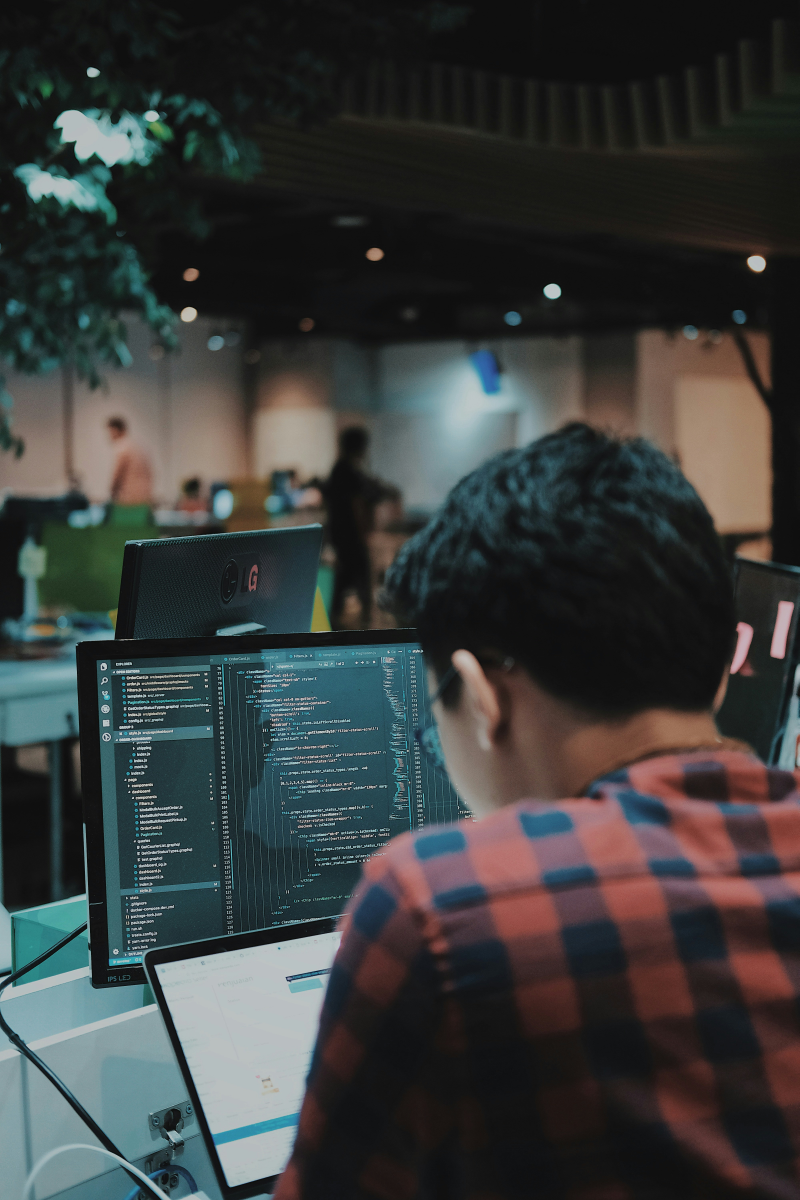
#> input picture MultiProcessing/photo-1549692520-acc6669e2f0c.jpg, 3996 x 6000 px (shown at 1/5 size); the run also reads 1 picture not shown here
$ python process_images.py
#> lines starting #> are read from the running program, lines starting #| are printed output that depends on the picture
import time
import concurrent.futures
from PIL import Image, ImageFilter

img_names = [
    'photo-1549692520-acc6669e2f0c.jpg',
    'photo-1550439062-609e1531270e.jpg',
    'photo-1493976040374-85c8e12f0c0e.jpg',
    'photo-1504198453319-5ce911bafcde.jpg',
    'photo-1516117172878-fd2c41f4a759.jpg',
    'photo-1516972810927-80185027ca84.jpg',
    'photo-1522364723953-452d3431c267.jpg',
    'photo-1524429656589-6633a470097c.jpg',
    'photo-1530122037265-a5f1f91d3b99.jpg',
    'photo-1530224264768-7ff8c1789d79.jpg',
    'photo-1532009324734-20a7a5813719.jpg',
    'photo-1541698444083-023c97d3f4b6.jpg',
    'photo-1564135624576-c5c88640f235.jpg'
]

t1 = time.perf_counter()

size = (1200, 1200)


def process_image(img_name):
#> called with img_name = 'photo-1549692520-acc6669e2f0c.jpg'
    img = Image.open(img_name)
#> img is the input picture: PIL image 3996x6000 RGB; mean R, G, B 57, 60, 59.4

    img = img.filter(ImageFilter.GaussianBlur(15))

    img.thumbnail(size)
#> img: PIL image 799x1200 RGB
    img.save(f'processed/{img_name}')
    print(f'{img_name} was processed...')


if __name__ == '__main__':
    with concurrent.futures.ThreadPoolExecutor() as executor:
        executor.map(process_image, img_names)
#> call 2 of process_image, with img_name = 'photo-1550439062-609e1531270e.jpg'
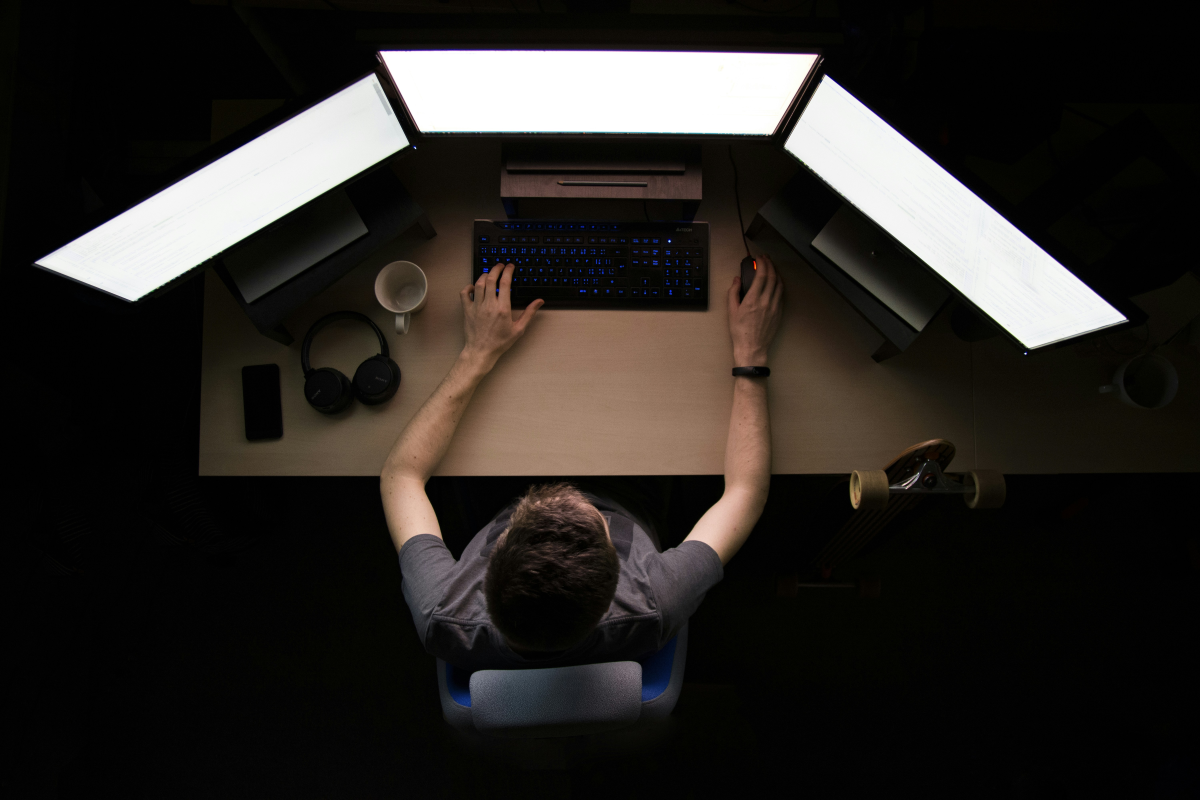
#> input picture MultiProcessing/photo-1550439062-609e1531270e.jpg, 6000 x 4000 px (shown at 1/5 size)
#> in process_image, img is the input picture: PIL image 6000x4000 RGB; mean R, G, B 44.3, 40.8, 37.5
#> call 3 of process_image, with img_name = 'photo-1493976040374-85c8e12f0c0e.jpg'
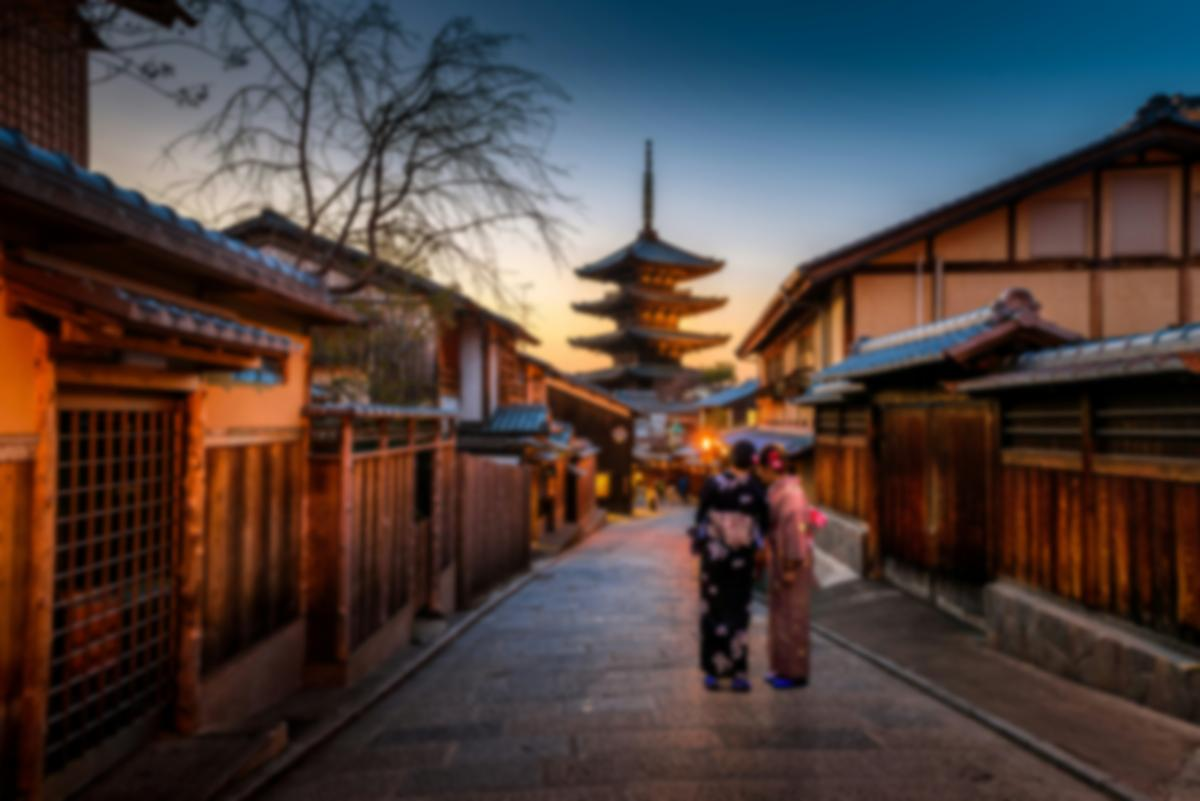
#> input picture MultiProcessing/processed/photo-1493976040374-85c8e12f0c0e.jpg, 1200 x 801 px, found by its file name
#> in process_image, img is the input picture: PIL image 1200x801 RGB; mean R, G, B 77.6, 64.8, 61.9
#> call 4 of process_image, with img_name = 'photo-1504198453319-5ce911bafcde.jpg'
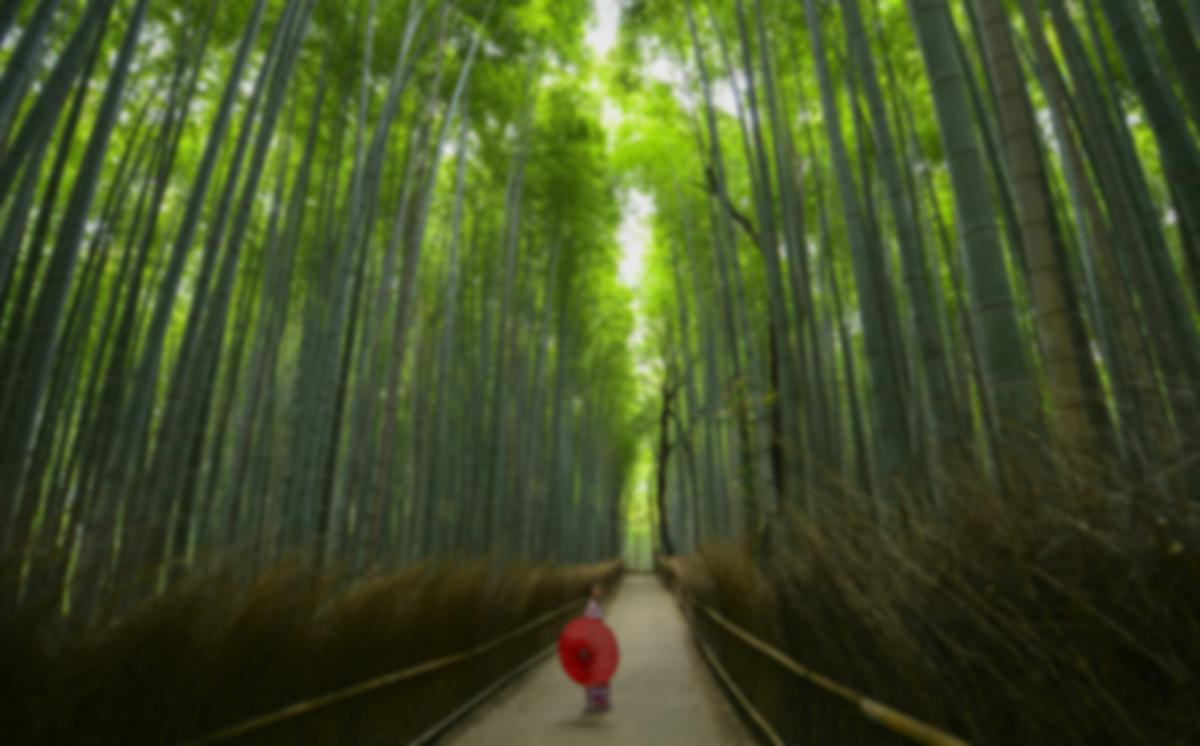
#> input picture MultiProcessing/processed/photo-1504198453319-5ce911bafcde.jpg, 1200 x 746 px, found by its file name
#> in process_image, img is the input picture: PIL image 1200x746 RGB; mean R, G, B 66.2, 78.2, 38.8
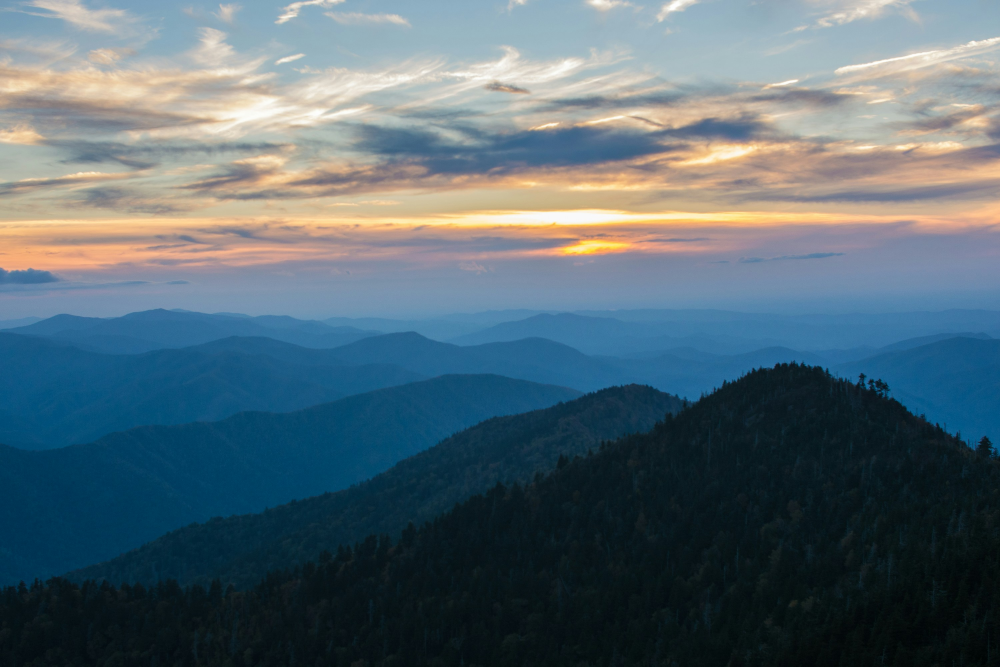
#> input picture MultiProcessing/photo-1516117172878-fd2c41f4a759.jpg, 3000 x 2000 px (shown at 1/3 size)
#> in process_image, img is the input picture: PIL image 3000x2000 RGB; mean R, G, B 86.7, 105.4, 114.9
#> in process_image (call 6), `img = img.filter(ImageFilter.GaussianBlur(15))`:
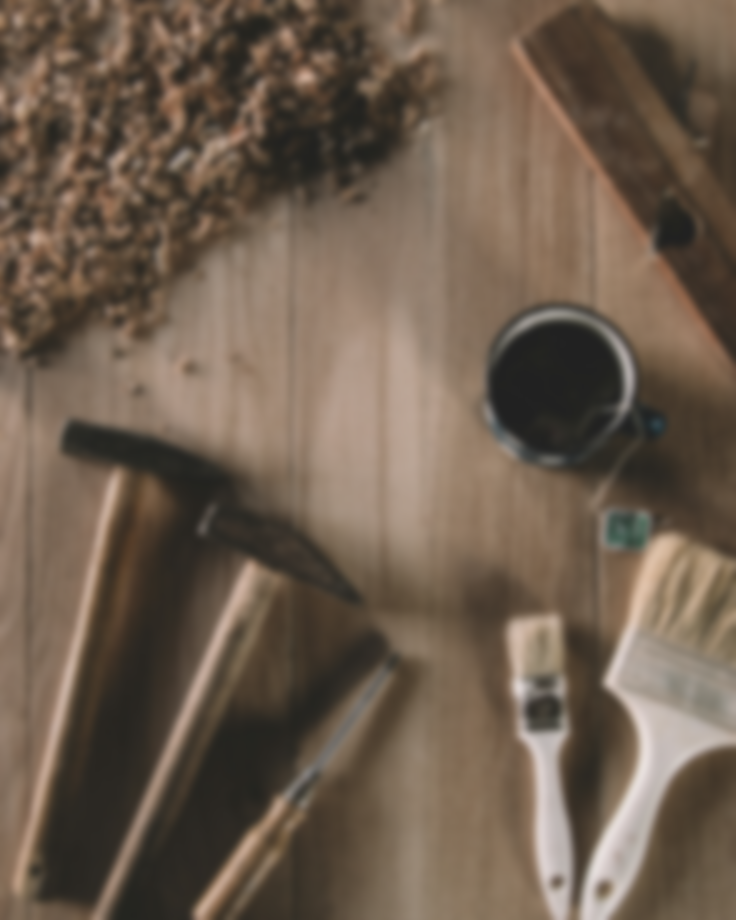
#> img: PIL image 2943x3679 RGB (shown at 1/4 size); mean R, G, B 109.9, 93.5, 78.2

    t2 = time.perf_counter()

    print(f'Finished in {t2 - t1} seconds')
